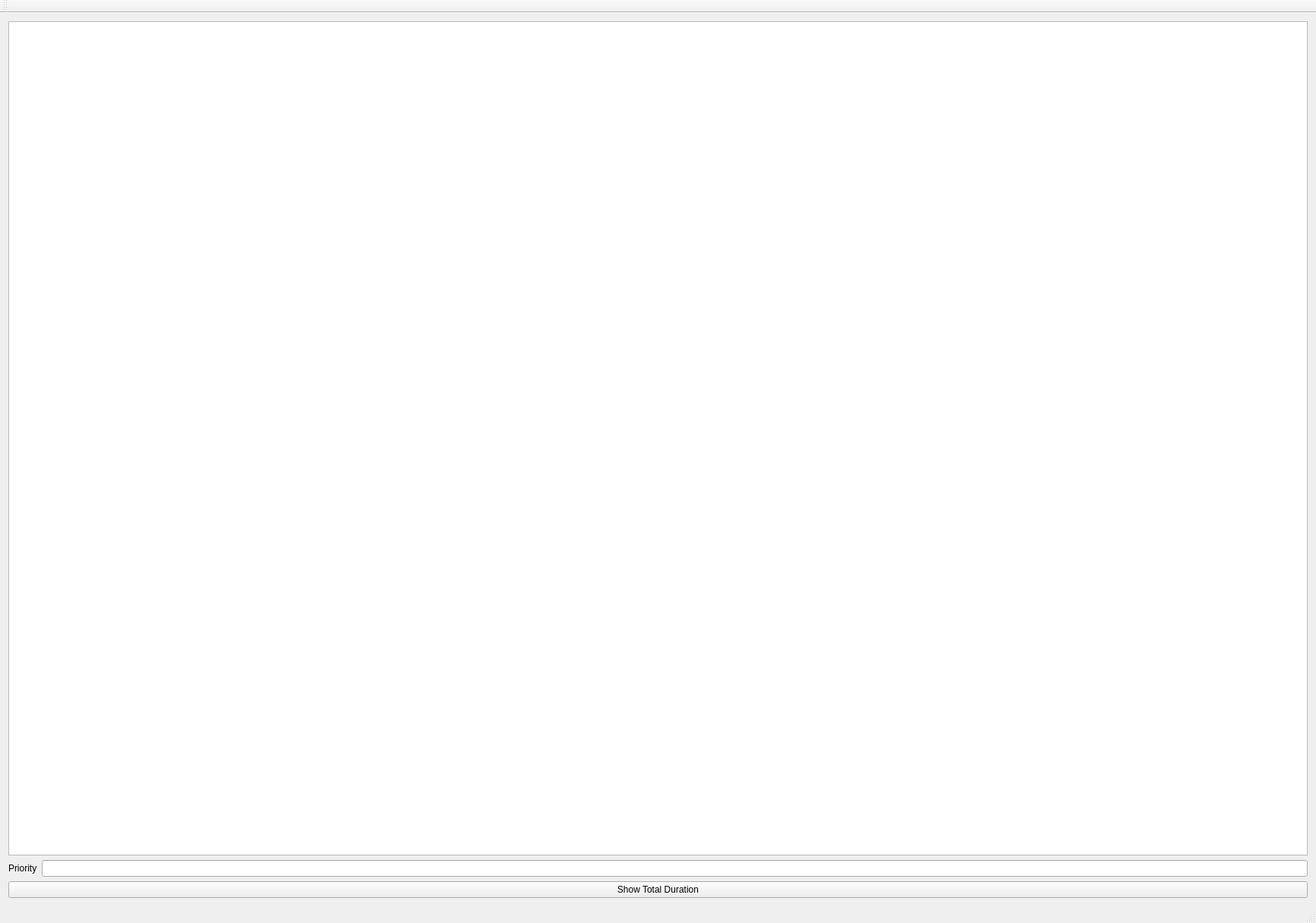
<?xml version="1.0" encoding="UTF-8"?>
<ui version="4.0">
 <class>TaskManagerClass</class>
 <widget class="QMainWindow" name="TaskManagerClass">
  <property name="geometry">
   <rect>
    <x>0</x>
    <y>0</y>
    <width>1733</width>
    <height>1216</height>
   </rect>
  </property>
  <property name="windowTitle">
   <string>TaskManager</string>
  </property>
  <widget class="QWidget" name="centralWidget">
   <layout class="QGridLayout" name="gridLayout_3">
    <item row="0" column="0">
     <layout class="QGridLayout" name="gridLayout_2">
      <item row="0" column="0">
       <widget class="QListWidget" name="tasks_list_widget">
        <property name="font">
         <font>
          <pointsize>12</pointsize>
         </font>
        </property>
       </widget>
      </item>
      <item row="1" column="0">
       <layout class="QGridLayout" name="gridLayout">
        <item row="0" column="0">
         <layout class="QHBoxLayout" name="horizontalLayout">
          <item>
           <widget class="QLabel" name="priority_label">
            <property name="text">
             <string>Priority</string>
            </property>
           </widget>
          </item>
          <item>
           <widget class="QLineEdit" name="priority_line_edit"/>
          </item>
         </layout>
        </item>
        <item row="1" column="0">
         <widget class="QPushButton" name="show_total_duration_button">
          <property name="text">
           <string>Show Total Duration</string>
          </property>
         </widget>
        </item>
       </layout>
      </item>
     </layout>
    </item>
   </layout>
  </widget>
  <widget class="QMenuBar" name="menuBar">
   <property name="geometry">
    <rect>
     <x>0</x>
     <y>0</y>
     <width>1733</width>
     <height>26</height>
    </rect>
   </property>
  </widget>
  <widget class="QToolBar" name="mainToolBar">
   <attribute name="toolBarArea">
    <enum>TopToolBarArea</enum>
   </attribute>
   <attribute name="toolBarBreak">
    <bool>false</bool>
   </attribute>
  </widget>
  <widget class="QStatusBar" name="statusBar"/>
 </widget>
 <layoutdefault spacing="6" margin="11"/>
 <resources>
  <include location="TaskManager.qrc"/>
 </resources>
 <connections>
  <connection>
   <sender>show_total_duration_button</sender>
   <signal>clicked()</signal>
   <receiver>TaskManagerClass</receiver>
   <slot>show_total_duration()</slot>
   <hints>
    <hint type="sourcelabel">
     <x>716</x>
     <y>1161</y>
    </hint>
    <hint type="destinationlabel">
     <x>852</x>
     <y>1181</y>
    </hint>
   </hints>
  </connection>
 </connections>
 <slots>
  <slot>show_total_duration()</slot>
 </slots>
</ui>
